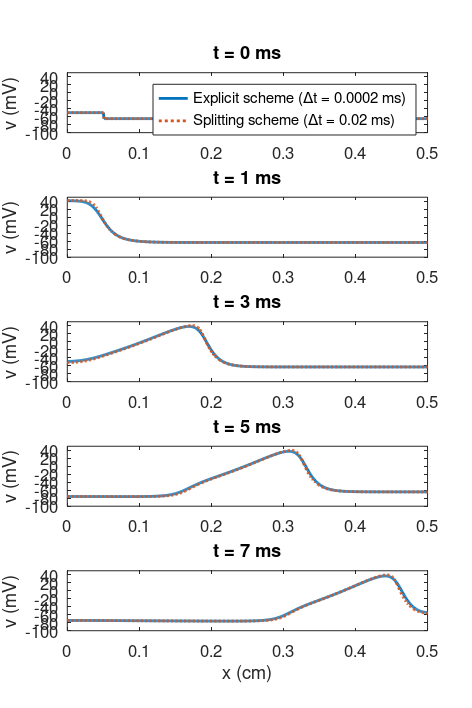

The MATLAB script that drew this image:
% Solve the equations of the cable equation with membrane dynamics modeled
% by the Hodgkin-Huxley model using an expicit numerical scheme or an
% operator splitting scheme
clear all

% Set up parameters
Cm = 1;          % uF/cm^2
w = 0.001;       % cm
sigma_i = 4;     % mS/cm
g_Na = 120;      % mS/cm^2
g_K = 36;        % mS/cm^2
g_L = 0.3;       % mS/cm^2
v_Na = 50;       % mV
v_K = -77;       % mV
v_L = -54.4;     % mV
gamma1 = 0.1;     gamma2 = 40;    gamma3 = 10;     
gamma4 = 4;       gamma5 = 65;    gamma6 = 18;    
gamma7 = 0.07;    gamma8 = 65;    gamma9 = 20;     
gamma10 = 1;      gamma11 = 35;   gamma12 = 10;   
gamma13 = 0.01;   gamma14 = 55;   gamma15 = 10;    
gamma16 = 0.125;  gamma17 = 65;   gamma18 = 80;

% Define currents
I_Na = @(v, m, h) g_Na.*m.^3.*h.*(v-v_Na);
I_K = @(v, r) g_K.*r.^4.*(v-v_K);
I_L = @(v) g_L.*(v-v_L);
I_ion = @(v, m, h, r) I_Na(v, m, h) + I_K(v, r) + I_L(v);

% Define rate constants
alpha_m = @(v) (gamma1*(v+gamma2))./(1-exp(-(v+gamma2)/gamma3));
beta_m = @(v) gamma4*exp(-(v+gamma5)/gamma6);
alpha_h = @(v) gamma7*exp(-(v+gamma8)/gamma9);
beta_h = @(v) gamma10./(1+exp(-(v+gamma11)/gamma12));
alpha_r = @(v) (gamma13*(v+gamma14))./(1-exp(-(v+gamma14)/gamma15));
beta_r = @(v) gamma16*exp(-(v+gamma17)/gamma18);

% Set up spatial discretization
L = 0.5;             % Length of cell/axon (in cm)
dx = 0.001;          % Spatial step (in cm)
M = round(L/dx) + 1; % Number of spatial points

% Define delta
delta = w*sigma_i/4;

% Define the matrix
A = delta/(dx^2)*(spdiags([-1; -2*ones(M-2, 1); -1], 0, M, M) ...
    + spdiags(ones(M,1), 1, M, M) ...
    + spdiags(ones(M,1), -1, M, M));
I = eye(M);




%% EXPLICIT SCHEME WITH FINE TIME STEP

% Set up temporal discretization
T = 7;             % Total simulation time (in ms)
dt = 0.0002;       % Time step (in ms)
N = round(T/dt);   % Number of time steps

% Set up solution vectors
v = zeros(M, N+1);
m = zeros(M, N+1);
h = zeros(M, N+1);
r = zeros(M, N+1);

% Define initial conditions
v(:,1) = -65;
v(1:round(0.05/dx)+1,1) = -50;
m(:,1) = 0.1;
h(:,1) = 0.6;
r(:,1) = 0.3;

% Explicit numerical scheme
t1 = tic;
for n=1:N
    v(:,n+1) = (I+(dt/Cm)*A)*v(:, n) - dt/Cm*(I_ion(v(:,n),m(:,n),h(:,n),r(:,n)));
    m(:,n+1) = m(:,n) + dt*(alpha_m(v(:,n)).*(1-m(:,n)) - beta_m(v(:,n)).*m(:,n));
    h(:,n+1) = h(:,n) + dt*(alpha_h(v(:,n)).*(1-h(:,n)) - beta_h(v(:,n)).*h(:,n));
    r(:,n+1) = r(:,n) + dt*(alpha_r(v(:,n)).*(1-r(:,n)) - beta_r(v(:,n)).*r(:,n));

    % Print progress
    if rem(n-1, 1000) == 0
        fprintf('%.0f%% done\n', 100*n/N)
    end
end
fprintf('CPU time for explicit scheme: %.0f sec\n', toc(t1))

% Select time points to plot
t_plot = [0, 1, 3, 5, 7];
t_idx = round(t_plot/dt) + 1;
x = (0:dx:L);

% Set up figure and plot the solution
figure('Units','centimeters', 'Position', [10 10 12 18], ...
    'PaperPositionMode', 'auto', 'PaperUnits', 'centimeters', ...
    'PaperSize', [12, 17])

for i=1:length(t_plot)
    subplot(length(t_plot), 1, i)
    plot(x, v(:, t_idx(i)), 'linewidth', 2)
    hold on
    set(gca, 'fontsize', 12)
    title(sprintf('t = %g ms', t_plot(i)))
    ylabel('v (mV)')
    if i == length(t_plot)
        xlabel('x (cm)')
    end
    ylim([-100, 50])
end




%% OPERATOR SPLITTING SCHEME WITH COARSER TIME STEP

% Set up temporal discretization
T = 7;             % Total simulation time (in ms)
dt = 0.02;         % Time step (in ms)
N = round(T/dt);   % Number of time steps
t = (0:dt:T);      % Time vector

% Set up solution vectors
v = zeros(M, N+1);
m = zeros(M, N+1);
h = zeros(M, N+1);
r = zeros(M, N+1);

% Define initial conditions
v(:,1) = -65;
v(1:round(0.05/dx)+1,1) = -50;
m(:,1) = 0.1;
h(:,1) = 0.6;
r(:,1) = 0.3;

% Operator splitting scheme
t2 = tic;
for n=1:N

    % Step 1
    v(:,n+1) = (I-(dt/Cm)*A)\v(:, n);
    m(:,n+1) = m(:,n);
    h(:,n+1) = h(:,n);
    r(:,n+1) = r(:,n);

    % Step 2
    v(:,n+1) = v(:,n+1) - dt/Cm*(I_ion(v(:,n+1),m(:,n+1),h(:,n+1),r(:,n+1)));
    m(:,n+1) = m(:,n+1) + dt*(alpha_m(v(:,n+1)).*(1-m(:,n+1)) - beta_m(v(:,n+1)).*m(:,n+1));
    h(:,n+1) = h(:,n+1) + dt*(alpha_h(v(:,n+1)).*(1-h(:,n+1)) - beta_h(v(:,n+1)).*h(:,n+1));
    r(:,n+1) = r(:,n+1) + dt*(alpha_r(v(:,n+1)).*(1-r(:,n+1)) - beta_r(v(:,n+1)).*r(:,n+1));
 
end
fprintf('CPU time for operator splitting scheme: %.2f sec\n', toc(t2))

% Select time points to plot
t_idx = round(t_plot/dt) + 1;

% Plot the solution
for i=1:length(t_plot)
    subplot(length(t_plot), 1, i)
    plot(x, v(:, t_idx(i)), ':', 'linewidth', 2)

    if i==1
        legend('Explicit scheme (\Deltat = 0.0002 ms)', 'Splitting scheme (\Deltat = 0.02 ms)')
    end
end

% Save the figure
print('-dpdf', '../Figures/Ch9_Fig3.pdf')